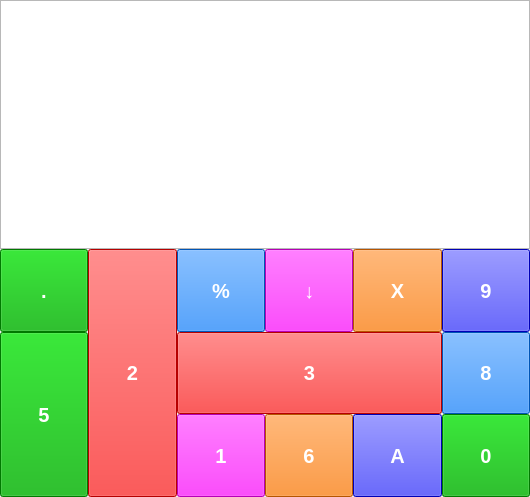
<?xml version="1.0" encoding="UTF-8"?>
<ui version="4.0">
 <class>Widget</class>
 <widget class="QWidget" name="Widget">
  <property name="geometry">
   <rect>
    <x>0</x>
    <y>0</y>
    <width>530</width>
    <height>497</height>
   </rect>
  </property>
  <property name="sizePolicy">
   <sizepolicy hsizetype="Expanding" vsizetype="Expanding">
    <horstretch>0</horstretch>
    <verstretch>0</verstretch>
   </sizepolicy>
  </property>
  <property name="font">
   <font>
    <pointsize>17</pointsize>
   </font>
  </property>
  <property name="windowTitle">
   <string>GenKeyb</string>
  </property>
  <layout class="QVBoxLayout" name="verticalLayout">
   <property name="spacing">
    <number>0</number>
   </property>
   <property name="sizeConstraint">
    <enum>QLayout::SetNoConstraint</enum>
   </property>
   <property name="leftMargin">
    <number>0</number>
   </property>
   <property name="topMargin">
    <number>0</number>
   </property>
   <property name="rightMargin">
    <number>0</number>
   </property>
   <property name="bottomMargin">
    <number>0</number>
   </property>
   <item>
    <widget class="QTextEdit" name="txtDisplej"/>
   </item>
   <item>
    <layout class="QGridLayout" name="gridTastatura">
     <property name="sizeConstraint">
      <enum>QLayout::SetNoConstraint</enum>
     </property>
     <property name="spacing">
      <number>0</number>
     </property>
     <item row="0" column="5">
      <widget class="QPushButton" name="btnDevet">
       <property name="sizePolicy">
        <sizepolicy hsizetype="Expanding" vsizetype="Expanding">
         <horstretch>0</horstretch>
         <verstretch>0</verstretch>
        </sizepolicy>
       </property>
       <property name="font">
        <font>
         <pointsize>15</pointsize>
         <weight>75</weight>
         <bold>true</bold>
        </font>
       </property>
       <property name="styleSheet">
        <string notr="true">color: rgb(255, 255, 255);
background-color: rgb(0, 0, 255);</string>
       </property>
       <property name="text">
        <string>9</string>
       </property>
      </widget>
     </item>
     <item row="2" column="2">
      <widget class="QPushButton" name="btnJedan">
       <property name="sizePolicy">
        <sizepolicy hsizetype="Expanding" vsizetype="Expanding">
         <horstretch>0</horstretch>
         <verstretch>0</verstretch>
        </sizepolicy>
       </property>
       <property name="font">
        <font>
         <pointsize>15</pointsize>
         <weight>75</weight>
         <bold>true</bold>
        </font>
       </property>
       <property name="styleSheet">
        <string notr="true">color: rgb(255, 255, 255);
background-color: rgb(255, 0, 255);</string>
       </property>
       <property name="text">
        <string>1</string>
       </property>
      </widget>
     </item>
     <item row="1" column="0" rowspan="2">
      <widget class="QPushButton" name="btnPet">
       <property name="sizePolicy">
        <sizepolicy hsizetype="Expanding" vsizetype="Expanding">
         <horstretch>0</horstretch>
         <verstretch>0</verstretch>
        </sizepolicy>
       </property>
       <property name="font">
        <font>
         <pointsize>15</pointsize>
         <weight>75</weight>
         <bold>true</bold>
        </font>
       </property>
       <property name="styleSheet">
        <string notr="true">background-color: rgb(0, 170, 0);
color: rgb(255, 255, 255);</string>
       </property>
       <property name="text">
        <string>5</string>
       </property>
      </widget>
     </item>
     <item row="0" column="3">
      <widget class="QPushButton" name="btnStrelica">
       <property name="sizePolicy">
        <sizepolicy hsizetype="Expanding" vsizetype="Expanding">
         <horstretch>0</horstretch>
         <verstretch>0</verstretch>
        </sizepolicy>
       </property>
       <property name="font">
        <font>
         <pointsize>15</pointsize>
         <weight>75</weight>
         <bold>true</bold>
        </font>
       </property>
       <property name="styleSheet">
        <string notr="true">color: rgb(255, 255, 255);
background-color: rgb(255, 0, 255);</string>
       </property>
       <property name="text">
        <string>↓</string>
       </property>
      </widget>
     </item>
     <item row="2" column="4">
      <widget class="QPushButton" name="btnA">
       <property name="sizePolicy">
        <sizepolicy hsizetype="Expanding" vsizetype="Expanding">
         <horstretch>0</horstretch>
         <verstretch>0</verstretch>
        </sizepolicy>
       </property>
       <property name="font">
        <font>
         <pointsize>15</pointsize>
         <weight>75</weight>
         <bold>true</bold>
        </font>
       </property>
       <property name="styleSheet">
        <string notr="true">color: rgb(255, 255, 255);
background-color: rgb(0, 0, 255);</string>
       </property>
       <property name="text">
        <string>A</string>
       </property>
      </widget>
     </item>
     <item row="1" column="2" colspan="3">
      <widget class="QPushButton" name="btnTri">
       <property name="sizePolicy">
        <sizepolicy hsizetype="Expanding" vsizetype="Expanding">
         <horstretch>0</horstretch>
         <verstretch>0</verstretch>
        </sizepolicy>
       </property>
       <property name="font">
        <font>
         <pointsize>15</pointsize>
         <weight>75</weight>
         <bold>true</bold>
        </font>
       </property>
       <property name="styleSheet">
        <string notr="true">color: rgb(255, 255, 255);
background-color: rgb(255, 0, 0);
</string>
       </property>
       <property name="text">
        <string>3</string>
       </property>
      </widget>
     </item>
     <item row="0" column="0">
      <widget class="QPushButton" name="btnTacka">
       <property name="sizePolicy">
        <sizepolicy hsizetype="Expanding" vsizetype="Expanding">
         <horstretch>0</horstretch>
         <verstretch>0</verstretch>
        </sizepolicy>
       </property>
       <property name="font">
        <font>
         <pointsize>15</pointsize>
         <weight>75</weight>
         <bold>true</bold>
        </font>
       </property>
       <property name="styleSheet">
        <string notr="true">color: rgb(255, 255, 255);
background-color: rgb(0, 170, 0);</string>
       </property>
       <property name="text">
        <string>.</string>
       </property>
      </widget>
     </item>
     <item row="0" column="1" rowspan="3">
      <widget class="QPushButton" name="btnDva">
       <property name="sizePolicy">
        <sizepolicy hsizetype="Expanding" vsizetype="Expanding">
         <horstretch>0</horstretch>
         <verstretch>0</verstretch>
        </sizepolicy>
       </property>
       <property name="font">
        <font>
         <pointsize>15</pointsize>
         <weight>75</weight>
         <bold>true</bold>
        </font>
       </property>
       <property name="autoFillBackground">
        <bool>false</bool>
       </property>
       <property name="styleSheet">
        <string notr="true">background-color: rgb(255, 0, 0);
color: rgb(255, 255, 255);</string>
       </property>
       <property name="text">
        <string>2</string>
       </property>
      </widget>
     </item>
     <item row="0" column="4">
      <widget class="QPushButton" name="btnX">
       <property name="sizePolicy">
        <sizepolicy hsizetype="Expanding" vsizetype="Expanding">
         <horstretch>0</horstretch>
         <verstretch>0</verstretch>
        </sizepolicy>
       </property>
       <property name="font">
        <font>
         <pointsize>15</pointsize>
         <weight>75</weight>
         <bold>true</bold>
        </font>
       </property>
       <property name="styleSheet">
        <string notr="true">color: rgb(255, 255, 255);
background-color: rgb(255, 119, 0);</string>
       </property>
       <property name="text">
        <string>X</string>
       </property>
      </widget>
     </item>
     <item row="1" column="5">
      <widget class="QPushButton" name="btnOsam">
       <property name="sizePolicy">
        <sizepolicy hsizetype="Expanding" vsizetype="Expanding">
         <horstretch>0</horstretch>
         <verstretch>0</verstretch>
        </sizepolicy>
       </property>
       <property name="font">
        <font>
         <pointsize>15</pointsize>
         <weight>75</weight>
         <bold>true</bold>
        </font>
       </property>
       <property name="styleSheet">
        <string notr="true">color: rgb(255, 255, 255);
background-color: rgb(0, 119, 255);</string>
       </property>
       <property name="text">
        <string>8</string>
       </property>
      </widget>
     </item>
     <item row="0" column="2">
      <widget class="QPushButton" name="btnProcenat">
       <property name="sizePolicy">
        <sizepolicy hsizetype="Expanding" vsizetype="Expanding">
         <horstretch>0</horstretch>
         <verstretch>0</verstretch>
        </sizepolicy>
       </property>
       <property name="font">
        <font>
         <pointsize>15</pointsize>
         <weight>75</weight>
         <bold>true</bold>
        </font>
       </property>
       <property name="styleSheet">
        <string notr="true">color: rgb(255, 255, 255);
background-color: rgb(0, 119, 255);</string>
       </property>
       <property name="text">
        <string>%</string>
       </property>
      </widget>
     </item>
     <item row="2" column="3">
      <widget class="QPushButton" name="btnSest">
       <property name="sizePolicy">
        <sizepolicy hsizetype="Expanding" vsizetype="Expanding">
         <horstretch>0</horstretch>
         <verstretch>0</verstretch>
        </sizepolicy>
       </property>
       <property name="font">
        <font>
         <pointsize>15</pointsize>
         <weight>75</weight>
         <bold>true</bold>
        </font>
       </property>
       <property name="styleSheet">
        <string notr="true">color: rgb(255, 255, 255);
background-color: rgb(255, 119, 0);</string>
       </property>
       <property name="text">
        <string>6</string>
       </property>
      </widget>
     </item>
     <item row="2" column="5">
      <widget class="QPushButton" name="btnNula">
       <property name="sizePolicy">
        <sizepolicy hsizetype="Expanding" vsizetype="Expanding">
         <horstretch>0</horstretch>
         <verstretch>0</verstretch>
        </sizepolicy>
       </property>
       <property name="font">
        <font>
         <pointsize>15</pointsize>
         <weight>75</weight>
         <bold>true</bold>
        </font>
       </property>
       <property name="styleSheet">
        <string notr="true">color: rgb(255, 255, 255);
background-color: rgb(0, 170, 0);</string>
       </property>
       <property name="text">
        <string>0</string>
       </property>
      </widget>
     </item>
    </layout>
   </item>
  </layout>
 </widget>
 <resources/>
 <connections/>
</ui>
